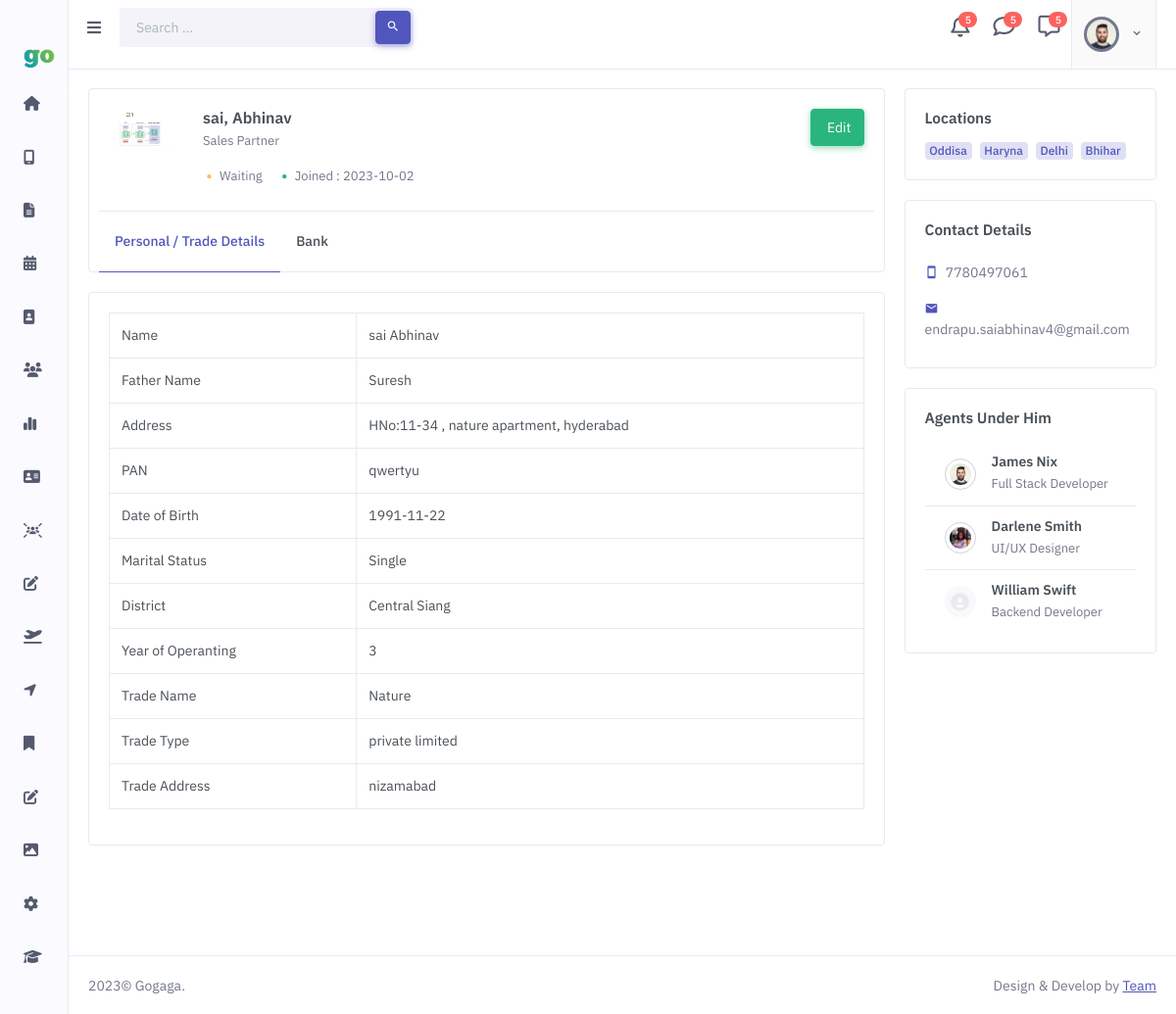
Screenshot of /Profile_Partner_view.php?id=7 with the database file from the repository.
### tables this page shows
CREATE TABLE `partnerdetails` (
  `partner_id` int(11) NOT NULL,
  `yearOfExperience` int(11) DEFAULT NULL,
  `tradeName` varchar(255) DEFAULT NULL,
  `tradeType` varchar(50) DEFAULT NULL,
  `other` text DEFAULT NULL,
  `typeOfTrade` varchar(50) DEFAULT NULL,
  `tradeAddress` text DEFAULT NULL,
  `user_id` int(11) DEFAULT NULL,
  `district_id` int(11) DEFAULT NULL
);

CREATE TABLE `user` (
  `user_id` int(11) NOT NULL,
  `firstname` varchar(255) NOT NULL,
  `lastname` varchar(255) NOT NULL,
  `fathername` varchar(255) DEFAULT NULL,
  `address` text DEFAULT NULL,
  `dateOfBirth` date DEFAULT NULL,
  `maritalStatus` varchar(20) DEFAULT NULL,
  `contactNumber` varchar(15) DEFAULT NULL,
  `email` varchar(255) DEFAULT NULL,
  `code` varchar(10) DEFAULT NULL,
  `dateOfRequest` date DEFAULT NULL,
  `userType` varchar(20) DEFAULT NULL,
  `photoPath` varchar(255) DEFAULT NULL,
  `password` varchar(255) DEFAULT NULL,
  `isAgent` varchar(10) DEFAULT NULL,
  `panNumber` varchar(20) DEFAULT NULL,
  `isActive` tinyint(1) DEFAULT 0
);

CREATE TABLE `districts` (
  `district_id` int(11) NOT NULL,
  `district` varchar(255) DEFAULT NULL,
  `state_id` int(11) DEFAULT NULL
);

### utils/getPartnerInfo.php (called while the page is built, shortened)
<?php
if(isset($_GET['id']) && !empty($_GET['id'])){
    $user_id=$_GET['id'];
    $patnerDetails_query="SELECT *  from user,partnerdetails,districts where user.user_id=partnerdetails.user_id and partnerdetails.district_id=districts.district_id  and  user.user_id=?;";
    $patnerDetailsStmt= $conn->prepare($patnerDetails_query);
    $patnerDetailsStmt->bind_param('i',$user_id);
    if($patnerDetailsStmt->execute()){
       $result_Details= $patnerDetailsStmt->get_result();
       $agent_data= $result_Details->fetch_assoc();
    }
}
?>

### Profile_Partner_View.php (the view, shortened to what this page needs)
<?php
include "header.php";
include 'utils/getPartnerInfo.php';
?>
<div class="row">
                            <div class="col-xl-9 col-lg-8">
                                <div class="card">
                                    <div class="card-body">
                                        <div class="row">
                                            <div class="col-sm order-2 order-sm-1">
                                                <div class="d-flex align-items-start mt-3 mt-sm-0">
                                                    <div class="flex-shrink-0">
                                                        <div class="avatar-xl me-3">
                                                            <img src="<?php echo $agent_data['photoPath']; ?>" alt="" class="img-fluid rounded-circle d-block">
                                                        </div>
                                                    </div>
                                                    <div class="flex-grow-1">
                                                        <div>
                                                            <h5 class="font-size-16 mb-1"><?php echo $agent_data['firstname'].', '. $agent_data['lastname'] ?></h5>
                                                            <p class="text-muted font-size-13"><?php echo $agent_data['userType']?></p>
                                                            <div class="d-flex flex-wrap align-items-start gap-2 gap-lg-3 text-muted font-size-13">
                                                                <div>
                                                                <?php
                                                if( empty($agent_data['code']) && $agent_data['isActive']==0 ){?>
                                                <i class="mdi mdi-circle-medium me-1 text-warning align-middle"></i>Waiting
                                                <?php } else{?>
                                                                <i class="mdi mdi-circle-medium me-1 text-success align-middle"></i>Active<?php } ?></div>
                                                                <div><i class="mdi mdi-circle-medium me-1 text-success align-middle"></i>Joined : <?php echo $agent_data['dateOfRequest']?></div>
                                                            </div>
                                                        </div>
                                                    </div>
                                                </div>
                                            </div>
                                            <div class="col-sm-auto order-1 order-sm-2">
                                                <div class="d-flex align-items-start justify-content-end gap-2">
                                                    <div>
                                                        <button type="button" class="btn btn-success"><i class="me-1"></i> Edit</button>
                                                    </div>
                                                </div>
                                            </div>
                                        </div>
                                        <ul class="nav nav-tabs-custom card-header-tabs border-top mt-4" id="pills-tab" role="tablist">
                                            <li class="nav-item">
                                                <a class="nav-link px-3 active" data-bs-toggle="tab" href="#overview" role="tab" aria-selected="true">Personal / Trade Details</a>
                                            </li>
                                            <li class="nav-item">
                                                <a class="nav-link px-3" data-bs-toggle="tab" href="#about" role="tab" aria-selected="false">Bank</a>
                                            </li>
                                        </ul>
                                    </div>
                                </div>
                                <div class="tab-content">
                                    <div class="tab-pane active" id="overview" role="tabpanel">
                                        <div class="card">
                                            <div class="card-body">
                                                <div>
                                                <table class="table table-bordered">
                                            <tr>
                                                <td >Name </td>
                                                <td><?php echo $agent_data['firstname'].' '.$agent_data['lastname']; ?></td>
                                            </tr>
                                            <tr>
                                                <td>Father Name </td>
                                                <td><?php echo $agent_data['fathername']; ?></td>
                                            </tr>
                                            <tr>
                                                <td>Address</td>
                                                <td><?php echo $agent_data['address']; ?></td>
                                            </tr>
                                            <tr>
                                                <td>PAN</td>
                                                <td><?php echo $agent_data['panNumber']; ?></td>
                                            </tr>
                                            <tr>
                                                <td>Date of Birth</td>
                                                <td><?php echo $agent_data['dateOfBirth']; ?></td>
                                            </tr>
                                            <tr>
                                                <td>Marital Status</td>
                                                <td><?php echo $agent_data['maritalStatus']; ?></td>
                                            </tr>
                                            <tr>
                                                <td>District</td>
                                                <td><?php echo $agent_data['district']; ?></td>
                                            </tr>
                                            <tr>
                                                <td>Year of Operanting</td>
                                                <td><?php echo $agent_data['yearOfExperience']; ?></td>
                                            </tr>
                                            <tr>
                                                <td>Trade Name</td>
                                                <td><?php echo $agent_data['tradeName']; ?></td>
                                            </tr>
                                            <tr>
                                                <td>Trade Type</td>
                                                <td><?php echo $agent_data['tradeType']; ?></td>
                                            </tr>
                                            <tr>
                                                <td>Trade Address</td>
                                                <td><?php echo $agent_data['tradeAddress']; ?></td>
                                            </tr>
                                        </table>
                                                </div>
                                            </div>
                                        </div>
                                    </div>
                                </div>
                            </div>
                            <div class="col-xl-3 col-lg-4">
                                <div class="card">
                                    <div class="card-body">
                                        <h5 class="card-title mb-3">Locations</h5>
                                        <div class="d-flex flex-wrap gap-2 font-size-16">
                                            <a href="#" class="badge badge-soft-primary">Oddisa</a>
                                            <a href="#" class="badge badge-soft-primary">Haryna</a>
                                            <a href="#" class="badge badge-soft-primary">Delhi</a>
                                            <a href="#" class="badge badge-soft-primary">Bhihar</a>
                                        </div>
                                    </div>
                                </div>
                                <div class="card">
                                    <div class="card-body">
                                        <h5 class="card-title mb-3">Contact Details</h5>
                                        <div>
                                            <ul class="list-unstyled mb-0">
                                                <li>
                                                    <a href="#" class="py-2 d-block text-muted"><i class="mdi mdi-cellphone text-primary me-1"></i> <?php echo $agent_data['contactNumber']; ?></a>
                                                </li>
                                                <li>
                                                    <a href="#" class="py-2 d-block text-muted"><i class="mdi mdi-email text-primary me-1"></i> <?php echo $agent_data['email']; ?></a>
                                                </li>
                                            </ul>
                                        </div>
                                    </div>
                                </div>
                                <div class="card">
                                    <div class="card-body">
                                        <h5 class="card-title mb-3">Agents Under Him</h5>
                                        <div class="list-group list-group-flush">
                                            <a href="#" class="list-group-item list-group-item-action">
                                                <div class="d-flex align-items-center">
                                                    <div class="avatar-sm flex-shrink-0 me-3">
                                                        <img src="assets/images/users/avatar-1.jpg" alt="" class="img-thumbnail rounded-circle">
                                                    </div>
                                                    <div class="flex-grow-1">
                                                        <div>
                                                            <h5 class="font-size-14 mb-1">James Nix</h5>
                                                            <p class="font-size-13 text-muted mb-0">Full Stack Developer</p>
                                                        </div>
                                                    </div>
                                                </div>
                                            </a>
                                            <a href="#" class="list-group-item list-group-item-action">
                                                <div class="d-flex align-items-center">
                                                    <div class="avatar-sm flex-shrink-0 me-3">
                                                        <img src="assets/images/users/avatar-3.jpg" alt="" class="img-thumbnail rounded-circle">
                                                    </div>
                                                    <div class="flex-grow-1">
                                                        <div>
                                                            <h5 class="font-size-14 mb-1">Darlene Smith</h5>
                                                            <p class="font-size-13 text-muted mb-0">UI/UX Designer</p>
                                                        </div>
                                                    </div>
                                                </div>
                                            </a>
                                            <a href="#" class="list-group-item list-group-item-action">
                                                <div class="d-flex align-items-center">
                                                    <div class="avatar-sm flex-shrink-0 me-3">
                                                        <div class="avatar-title bg-soft-light text-light rounded-circle font-size-22">
                                                            <i class="bx bxs-user-circle"></i>
                                                        </div>
                                                    </div>
                                                    <div class="flex-grow-1">
                                                        <div>
                                                            <h5 class="font-size-14 mb-1">William Swift</h5>
                                                            <p class="font-size-13 text-muted mb-0">Backend Developer</p>
                                                        </div>
                                                    </div>
                                                </div>
                                            </a>
                                        </div>
                                    </div>
                                </div>
                            </div>
                        </div>
<?php
include "footer.php";
?>

### assets/css/main.css (style rules this page uses)
:root { --fc-daygrid-event-dot-width: 8px; }
:root { --fc-list-event-dot-width: 10px; --fc-list-event-hover-bg-color: #f5f5f5; }

### rows the page displays
partnerdetails: user.photoPath (picture), user.firstname "sai", user.lastname "Abhinav", user.userType "Sales Partner", user.dateOfRequest "2023-10-02", user.fathername "Suresh", user.address "HNo:11-34 , nature apartment, hyderabad", user.panNumber "qwertyu", user.dateOfBirth "1991-11-22", user.maritalStatus "Single", district.district "Central Siang", yearOfExperience "3", tradeName "Nature", tradeType "private limited", tradeAddress "nizamabad", user.contactNumber "7780497061", user.email "endrapu.saiabhinav4@gmail.com"
